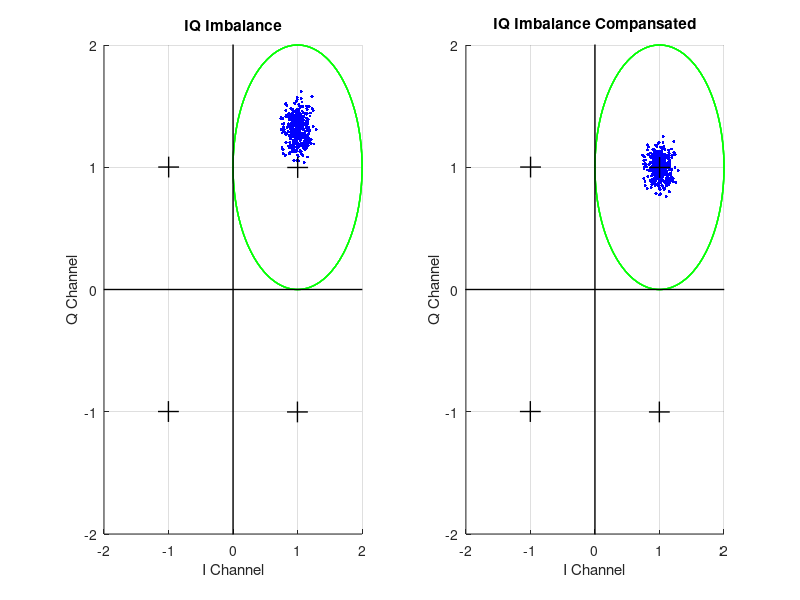

Source code (MATLAB):

% 16 QAM Modulation Signal Error Rate 

close all 
clear 
clc

I0=1;
Q0=1;
e=1;
d=0;

t=0:0.1:360;
x_int1=1.414*(cosd(t)+1i*sind(t));
x_int2=3.162*(cosd(t)+1i*sind(t));
x_int3=4.242*(cosd(t)+1i*sind(t));

error1 = 0;
error2 = 0;

% noise and iteration counter
noise = 20;
iteration = 400;

for k=1:iteration
    e=0.3;
    d=5;
    
    noisy_sine1 = awgn((1.414+e).*sind(t+d), noise);
    noisy_cosine1 = awgn(1.414*cosd(t), noise);
    
    noisy_sine2 = awgn((3.162+e).*sind(t+d), noise);
    noisy_cosine2 = awgn(3.162*cosd(t), noise);
    
    noisy_sine3 = awgn((4.242+e).*sind(t+d), noise);
    noisy_cosine3 = awgn(4.242*cosd(t), noise);
    
    x1 = noisy_cosine1 + 1i*(noisy_sine1);
    x2 = noisy_cosine2 + 1i*(noisy_sine2);
    x3 = noisy_cosine3 + 1i*(noisy_sine3);
    
    subplot(1,2,1);
    hold on;
    plot(real(x1(450)),imag(x1(450)),"b.","MarkerSize",7);
    hold off;
    
    % circle 1
    t1=-1.*mean(sign(real(x1)).*imag(x1));
    t2=mean(abs(real(x1)));
    t3=mean(abs(imag(x1)));
    c1=t1/t2;
    c2=sqrt((t3^2-t1^2)/(t2^2));
    g=t3/t2;
    f=asind(t1/t3);
    y1=(real(x1).*c2+1i*(c1.*real(x1)+imag(x1)))/c2;
    
    % circle 2
    t1=-1.*mean(sign(real(x2)).*imag(x2));
    t2=mean(abs(real(x2)));
    t3=mean(abs(imag(x2)));
    c1=t1/t2;
    c2=sqrt((t3^2-t1^2)/(t2^2));
    g=t3/t2;
    f=asind(t1/t3);
    y2=(real(x2).*c2+1i*(c1.*real(x2)+imag(x2)))/c2;
    
    % circle 3
    t1=-1.*mean(sign(real(x3)).*imag(x3));
    t2=mean(abs(real(x3)));
    t3=mean(abs(imag(x3)));
    c1=t1/t2;
    c2=sqrt((t3^2-t1^2)/(t2^2));
    g=t3/t2;
    f=asind(t1/t3);
    y3=(real(x3).*c2+1i*(c1.*real(x3)+imag(x3)))/c2;

    radius = abs(x1(450) - (1 + 1i));
    if radius > 1
       error1 = error1 + 1; 
    end 
    
    radius = abs(y1(450) - (1 + 1i)); 
    if radius > 1
       error2 = error2 + 1; 
    end 
    
    subplot(1,2,2);
    hold on;   
    plot(real(y1(450)),imag(y1(450)),"b.","MarkerSize",7);
    hold off;
    
end

circle=1*(cosd(t)+1+1i*(sind(t)+1));

for k = 1:2
    
    subplot(1,2,k);
    hold on;
    grid on
    xlabel("I Channel");
    ylabel("Q Channel");
    title("IQ Imbalance");
    axis([-2 2 -2 2]);
    for j = 1:4  
        plot(real(x_int1(900*(j-1)+450)),imag(x_int1(900*(j-1)+450)),"k+","MarkerSize",15,"LineWidth",1);

        plot(real(x_int2(900*(j-1)+184)),imag(x_int2(900*(j-1)+184)),"k+","MarkerSize",15,"LineWidth",1);
        plot(real(x_int2(900*(j-1)+716)),imag(x_int2(900*(j-1)+716)),"k+","MarkerSize",15,"LineWidth",1);

        plot(real(x_int3(900*(j-1)+450)),imag(x_int3(900*(j-1)+450)),"k+","MarkerSize",15,"LineWidth",1);
        plot(real(circle), imag(circle), 'g', 'LineWidth', 1);
    end
    plot([-4 4], [0 0], 'k', 'LineWidth', 1)  %xx
    plot([0 0], [-4 4], 'k', 'LineWidth', 1) %yy
    hold off;
end

subplot(1,2,2);
title("IQ Imbalance Compansated");


BER1 = error1 / iteration;
disp(['Error Imbalance: ', num2str(error1), ' times, BER: %', num2str(BER1*100)]);
BER2 = error2 / iteration;
disp(['Error Compansated: ', num2str(error2), ' times, BER: %', num2str(BER2*100)]);


